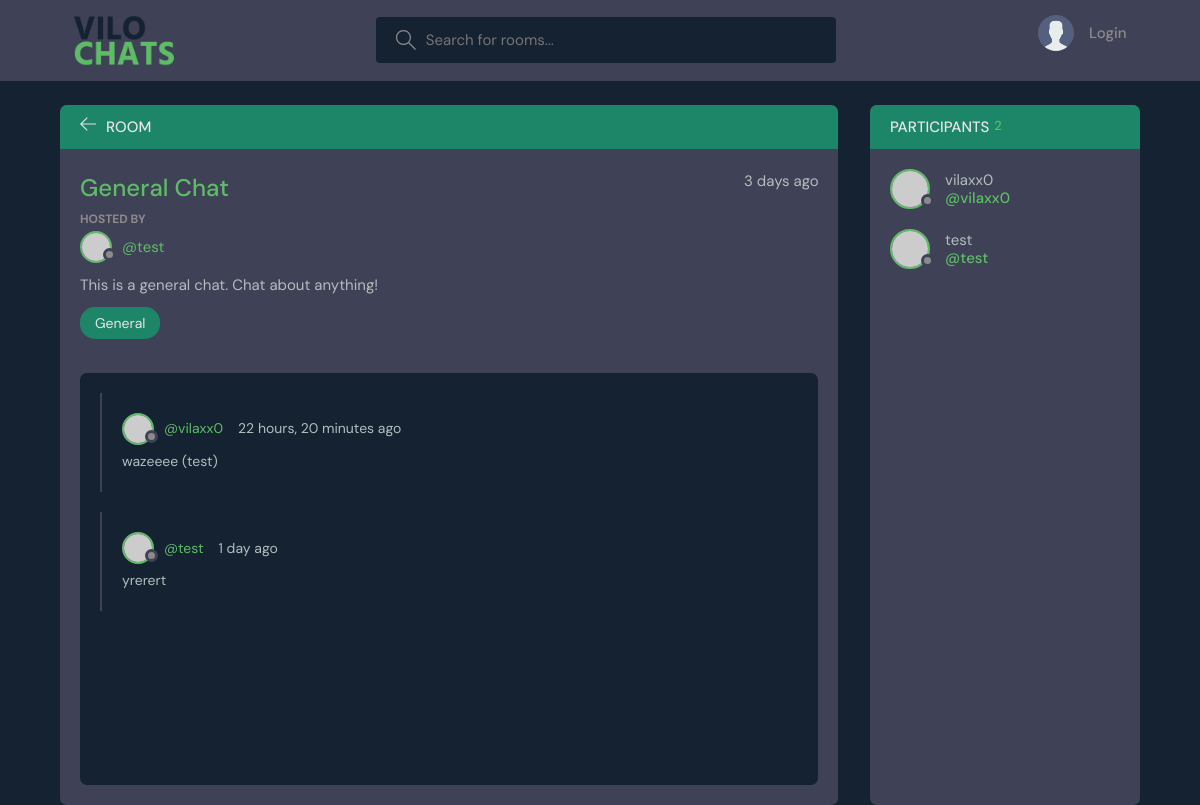
Page /room/3/ on the committed database.
### base/models.py (models this page shows, shortened)
class Room(models.Model):
    host = models.ForeignKey(User, on_delete=models.SET_NULL, null=True)
    topic = models.ForeignKey(Topic, on_delete=models.SET_NULL, null=True)
    name = models.CharField(max_length=200)
    description = models.TextField(null=True, blank=True)
    participants = models.ManyToManyField(User, related_name='participants', blank=True)
    updated = models.DateTimeField(auto_now=True)
    created = models.DateTimeField(auto_now_add=True)
    class Meta:
        ordering = ['-updated', '-created']

class Topic(models.Model):
    name = models.CharField(max_length=200)
    def __str__(self):
        return self.name

class Message(models.Model):
    user = models.ForeignKey(User, on_delete=models.CASCADE)
    room = models.ForeignKey(Room, on_delete=models.CASCADE)
    body = models.TextField()
    updated = models.DateTimeField(auto_now=True)
    created = models.DateTimeField(auto_now_add=True)
    class Meta:
        ordering = ['-updated', '-created']

### base/views.py (the view, shortened to what this page needs)
# urls.py: path('room/<str:pk>/', views.room, name="room"),
def room(request, pk):
    room = Room.objects.get(id=pk)
    room_messages = room.message_set.all()
    participants = room.participants.all()
    context = {'room': room, 'room_messages': room_messages, 'participants': participants}
    return render(request, 'base/room.html', context)

### base/templates/base/room.html (shortened to what this page needs)
{% extends 'main.html' %} {% block content %}
<main class="profile-page layout layout--2">
  <div class="container">
    <div class="room">
      <div class="room__top">
        <div class="room__topLeft">
          <a href="{% url 'home' %}">
            <svg
              version="1.1"
              xmlns="http://www.w3.org/2000/svg"
              width="32"
              height="32"
              viewBox="0 0 32 32"
            >
              <path
                d="M13.723 2.286l-13.723 13.714 13.719 13.714 1.616-1.611-10.96-10.96h27.625v-2.286h-27.625l10.965-10.965-1.616-1.607z"
              ></path>
            </svg>
          </a>
          <h3>Room</h3>
        </div>
      </div>
      <div class="room__box scroll">
        <div class="room__header scroll">
          <div class="room__info">
            <h3>{{room.name}}</h3>
            <span>{{room.created|timesince}} ago</span>
          </div>
          <div class="room__hosted">
            <p>Hosted By</p>
            <a
              href="{% url 'user-profile' room.host.id %}"
              class="room__author"
            >
              <div class="avatar avatar--small">
                <img src="https://randomuser.me/api/portraits/men/37.jpg" />
              </div>
              <span>@{{room.host.username}}</span>
            </a>
          </div>
          <div class="room__details">{{room.description}}</div>
          <a href="{% url 'home' %}?q={{room.topic.name}}">
            <span class="room__topics">{{room.topic}}</span>
          </a>
        </div>
        <div class="room__conversation">
          <div class="threads scroll">
            {% for message in room_messages %}
            <div class="thread">
              <div class="thread__top">
                <div class="thread__author">
                  <a
                    href="{% url 'user-profile' message.user.id %}"
                    class="thread__authorInfo"
                  >
                    <div class="avatar avatar--small">
                      <img
                        src="https://randomuser.me/api/portraits/men/37.jpg"
                      />
                    </div>
                    <span>@{{message.user.username}}</span>
                  </a>
                  <span class="thread__date"
                    >{{message.created|timesince}} ago</span
                  >
                </div>
              </div>
              <div class="thread__details">{{message.body}}</div>
            </div>
            {% endfor %}
          </div>
        </div>
      </div>
    </div>
    <div class="participants">
      <h3 class="participants__top">
        Participants <span>{{participants.count}}</span>
      </h3>
      <div class="participants__list scroll">
        {% for participant in participants %}
        <a href="{% url 'user-profile' participant.id %}" class="participant">
          <div class="avatar avatar--medium">
            <img src="https://randomuser.me/api/portraits/men/37.jpg" />
          </div>
          <p>
            {{participant.username}}
            <span>@{{participant.username}}</span>
          </p>
        </a>
        {% endfor %}
      </div>
    </div>
  </div>
</main>
{% endblock content %}

### rows in the picture
Room: name "General Chat", created "3 days", host.username "test", description "This is a general chat. Chat about anything!", topic "General"
Message: user.username "vilaxx0", created "22 hours, 20 minutes", body "wazeeee (test)"
Message: user.username "test", created "1 day", body "yrerert"

### other values in the picture
{{ participants.count }} "2"
{{ participant.username }} "vilaxx0"
{{ participant.username }} "test"
